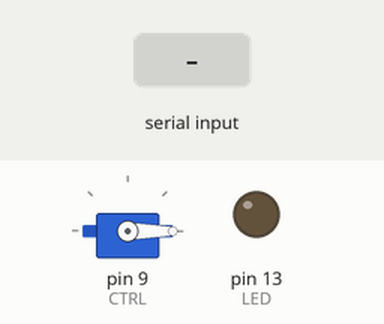
Bench run of a sketch on a simulated Arduino Uno, built with avr-gcc and run on an emulated ATmega328P. On the bench: servo, output pins drawn as LEDs (lit = HIGH). Inputs (shaded band) come from the test bench.

Above: at 1.2 s.
1.3 s: "2" received over Serial
At 2.5 s:
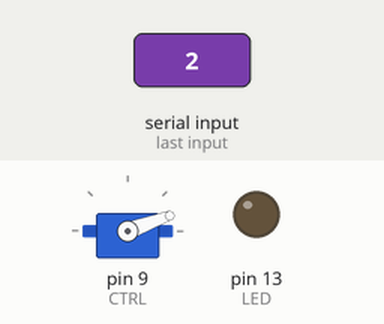
2.8 s: "3" received over Serial
At 3.7 s:
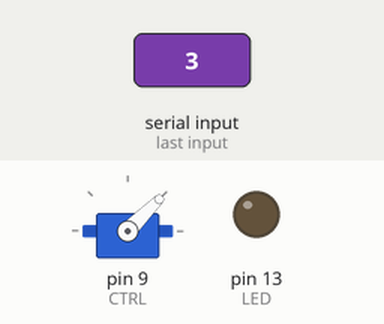
4.3 s: "4" received over Serial
At 4.9 s:
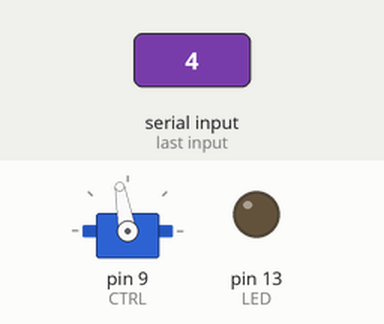
5.8 s: "5" received over Serial
At 7.0 s:
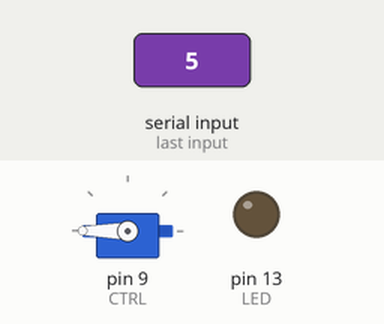
7.3 s: "1" received over Serial
At 8.4 s:
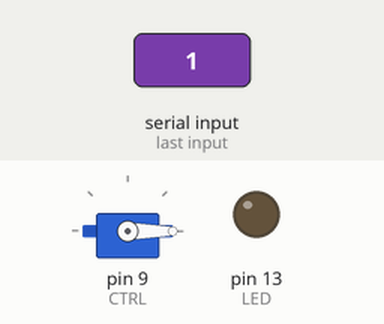
Timing chart, 0 to 9.8 s (numbered marks = the images above; inputs shaded):
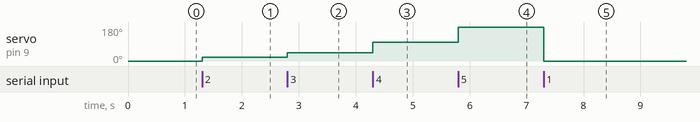

The sketch:

servo.ino
```cpp
#include<Servo.h>
#define CTRL 9
#define LED 13

Servo sg90;

void setup() {
  // put your setup code here, to run once:
  pinMode(LED, OUTPUT);
  Serial.begin(9600);
  sg90.attach(CTRL);
  sg90.write(0);

}

void loop() {
  // put your main code here, to run repeatedly:
  if(Serial.available() > 0){
    char val = Serial.read();
    if(val == '1') sg90.write(0);
    if(val == '2') sg90.write(20);
    if(val == '3') sg90.write(45);
    if(val == '4') sg90.write(100);
    if(val == '5') sg90.write(180);


  }

}
```

Measured:
- after the input at 1.3 s, servo on pin 9 (CTRL): 0° → 20° at once
- after the input at 2.8 s, servo on pin 9 (CTRL): 20° → 45° at once
- after the input at 4.3 s, servo on pin 9 (CTRL): 45° → 100° at once
- after the input at 5.8 s, servo on pin 9 (CTRL): 100° → 180° at once
- after the input at 7.3 s, servo on pin 9 (CTRL): 180° → 0° at once
